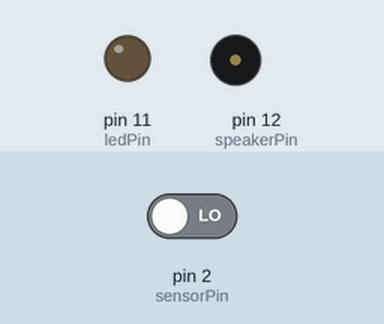
The sketch below on a simulated Arduino Uno, built with avr-gcc and run on an emulated ATmega328P. Parts: output pins drawn as LEDs (lit = HIGH), buzzer (waves = sounding). Inputs (shaded band) come from the test bench; at power-on: pin 2 (sensorPin) LOW. Pins used as bus, display or sensor lines are not drawn.

Above: at 1.2 s.
1.3 s: pin 2 (sensorPin) driven HIGH
At 2.1 s:
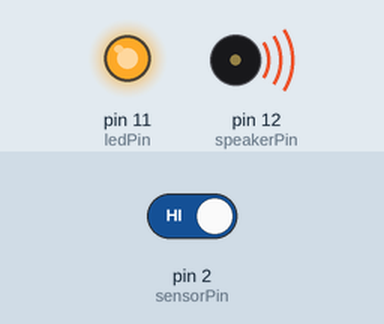
2.8 s: pin 2 (sensorPin) driven LOW
At 4.0 s:
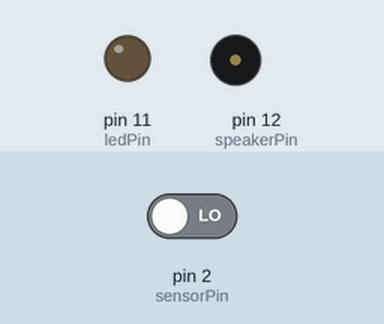
4.3 s: pin 2 (sensorPin) driven HIGH
At 5.6 s:
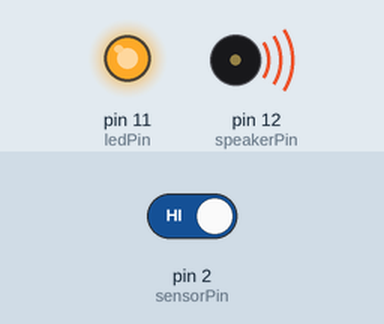
Timing chart, 0 to 7.3 s (numbered marks = the images above; inputs shaded):
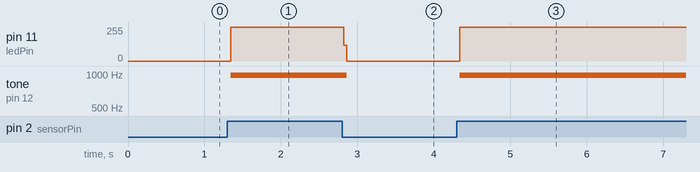

The sketch:

worksheet_1_exercise_21.ino
```cpp
// C++ code
//
#define speakerPin 12
#define ledPin 11
#define sensorPin 2
int sensorState = 0;
void setup()
{
  pinMode(sensorPin, INPUT);
  pinMode(ledPin, OUTPUT);
  pinMode(speakerPin, OUTPUT);
}

void loop()
{
  sensorState = digitalRead(sensorPin);
  if (sensorState == HIGH) {
    digitalWrite(ledPin, HIGH);
    digitalWrite(speakerPin, HIGH);
    delay(1);
    digitalWrite(ledPin, LOW);
    digitalWrite(speakerPin, LOW);
  }
  else if (sensorState == LOW) {
    digitalWrite(ledPin, LOW);
    digitalWrite(speakerPin, LOW);
  }
}
```

Measured:
- after the input at 1.3 s, pin 11 (ledPin): 0/255 → 252/255 at once; tone on pin 12 (speakerPin): silent → 975 Hz at once
- after the input at 2.8 s, pin 11 (ledPin): 252/255 → 0/255 at once; tone on pin 12 (speakerPin): 975 Hz → silent after 0.06 s
- after the input at 4.3 s, pin 11 (ledPin): 0/255 → 252/255 at once; tone on pin 12 (speakerPin): silent → 975 Hz at once
